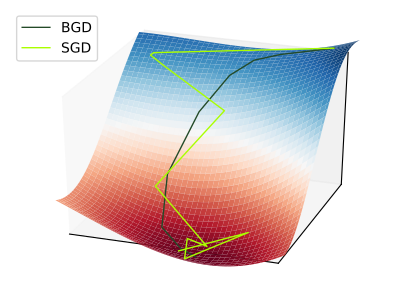

Recreate this plot in Python.
from mpl_toolkits import mplot3d
import numpy as np
import matplotlib.pyplot as plt

cm = plt.cm.RdBu



def get_Z(X, Y):
    Z = 0.8*np.sinc(np.sqrt(np.square(X) + np.square(Y))) + .8*np.sin(1.5*X + np.pi/4) +\
        0.5*np.sinc(np.sqrt((X-2) ** 2 + (Y-1) ** 2)) + \
        0.6*np.sinc(np.sqrt((X+1.5) ** 2 + (Y-1.5) ** 2)) +\
        0.3*X + 5.0 + 0.2*Y +\
        2*np.asarray(X > 0, dtype=float)* np.sin(0.5*X) +\
        (np.sqrt(X**2+Y**2)-np.sqrt(50)) * (np.sqrt(X**2 + Y**2) > np.sqrt(50))
    return Z

init = (np.asarray(3.8), np.asarray(2.5))

def get_path(init, SGD=False):
    iters = 10
    lr = 4
    c = init    
    l = [c]
    decay = 0.98
    for step in range(iters):
        alpha = lr*decay**step
        y, x = c
        z = get_Z(*np.meshgrid(np.linspace(x-1, x+1, 11), np.linspace(y-1, y+1, 11)))
        g_y, g_x = np.gradient(z)
        g_y, g_x = g_y[5,5], g_x[5,5]
        if SGD:
            g_y += np.random.randn()*0.05
            g_x += np.random.randn()*0.05
        c = y-alpha*g_y, x-alpha*g_x
        l.append(c)
    l_y, l_x = tuple(zip(*l))
    return np.asarray(l_y), np.asarray(l_x)

fig = plt.figure()
ax = plt.axes(projection='3d')


# BGD
bgd_y_path, bgd_x_path = get_path(init)

ax.plot(xs=bgd_x_path, ys=bgd_y_path, zs=get_Z(bgd_x_path, bgd_y_path), c='#234a28', lw=1, zorder=100, label='BGD')
# SGD
sgd_y_path, sgd_x_path = get_path(init, SGD=True)
ax.plot(xs=sgd_x_path, ys=sgd_y_path, zs=get_Z(sgd_x_path, sgd_y_path), c='#aaff00', lw=1, zorder=100, label='SGD')

lim = 5.0
x = np.linspace(-0.1 + min(bgd_x_path.min(), sgd_x_path.min()),
                .1+max(bgd_x_path.max(), sgd_x_path.max()), 256)
y = np.linspace(-.1 + min(bgd_y_path.min(), sgd_y_path.min()),
                .1+max(bgd_y_path.max(), sgd_y_path.max()), 256)
XX, YY = np.meshgrid(x, y)
Z = get_Z(XX, YY)
ax.plot_surface(XX, YY, Z, cmap=cm)

ax.set_zticks([])
plt.xticks([])
plt.yticks([])
plt.legend()
plt.show()
